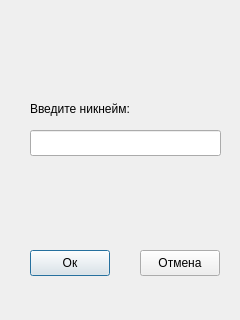
<?xml version="1.0" encoding="UTF-8"?>
<ui version="4.0">
 <class>RegisterForm</class>
 <widget class="QDialog" name="RegisterForm">
  <property name="geometry">
   <rect>
    <x>0</x>
    <y>0</y>
    <width>240</width>
    <height>320</height>
   </rect>
  </property>
  <property name="windowTitle">
   <string>Dialog</string>
  </property>
  <widget class="QLineEdit" name="name">
   <property name="geometry">
    <rect>
     <x>30</x>
     <y>130</y>
     <width>191</width>
     <height>26</height>
    </rect>
   </property>
  </widget>
  <widget class="QLabel" name="label">
   <property name="geometry">
    <rect>
     <x>30</x>
     <y>100</y>
     <width>121</width>
     <height>18</height>
    </rect>
   </property>
   <property name="text">
    <string>Введите никнейм:</string>
   </property>
  </widget>
  <widget class="QPushButton" name="OkButton">
   <property name="geometry">
    <rect>
     <x>30</x>
     <y>250</y>
     <width>80</width>
     <height>26</height>
    </rect>
   </property>
   <property name="text">
    <string>Ок</string>
   </property>
  </widget>
  <widget class="QPushButton" name="cancelButton">
   <property name="geometry">
    <rect>
     <x>140</x>
     <y>250</y>
     <width>80</width>
     <height>26</height>
    </rect>
   </property>
   <property name="text">
    <string>Отмена</string>
   </property>
  </widget>
 </widget>
 <resources/>
 <connections/>
</ui>
